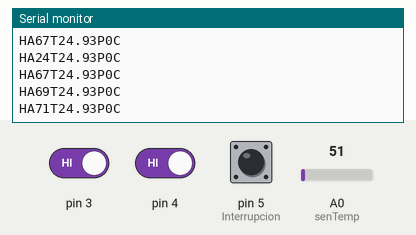
Bench run of a sketch on a simulated Arduino Uno, built with avr-gcc and run on an emulated ATmega328P. Shown: the last lines printed to the serial monitor. Inputs (shaded band) come from the test bench; at power-on: A0 (senTemp) = 51, pin 5 (Interrupcion) HIGH, pin 3 HIGH, pin 4 HIGH.

Above: at 1.2 s.
1.3 s: A0 (senTemp) set to 15
At 1.31 s:
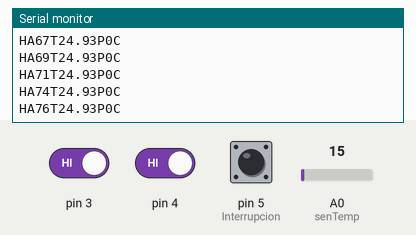
4.3 s: pin 5 (Interrupcion) pulled LOW for 0.15 s
5.9 s: pin 3 driven LOW
At 5.93 s:
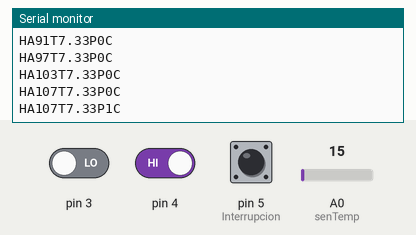
7.4 s: pin 4 driven LOW
8.9 s: A0 (senTemp) set to 30
At 8.91 s:
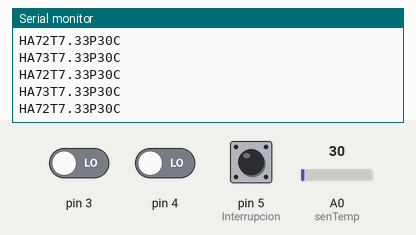
10.4 s: pin 5 (Interrupcion) pulled LOW for 1 s
Timing chart, 0 to 13.4 s (numbered marks = the images above; inputs shaded):
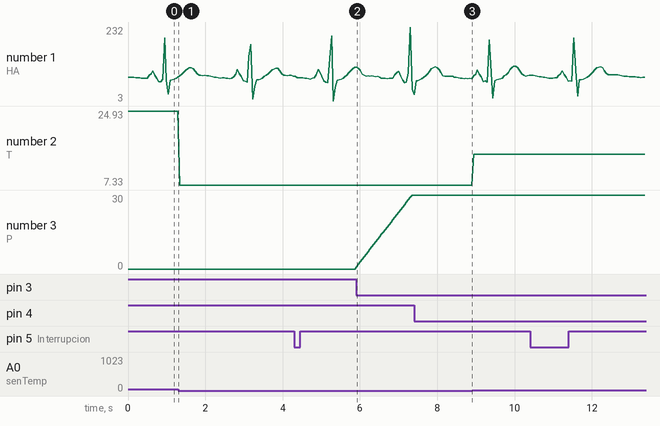

The sketch:

EnviarECG.ino
```cpp
#include <Arduino.h>
#include "Antirrebotes.h"

#define senTemp A0
//ECG 1000 datos, fs = 100Hz, t = 10s
const uint8_t ECG[] PROGMEM = {77,	76,	77,	75,	76,	76,	76,	74,	75,	73,	75,	73,	75,	73,	74,	74,	74,	73,	74,	72,	74,	78,	83,	84,	87,	98,	97,	87,	83,	79,	74,	63,	63,	63,	63,	59,	70,	117,	198,	230,	67,	0,	24,	48,	67,	66,	69,	67,	71,	70,	74,	73,	76,	77,	81,	82,	86,	87,	92,	94,	98,	101,	103,	105,	106,	105,	106,	106,	103,	100,	95,	90,	87,	85,	83,	82,	82,	82,	81,	82,	83,	82,	81,	81,	81,	80,	79,	78,	78,	77,	76,	76,	77,	77,	75,	75,	74,	76,	75,	75,	75,	74,	74,	75,	74,	73,	72,	74,	73,	76,	78,	83,	86,	90,	102,	97,	88,	81,	80,	71,	65,	64,	64,	64,	61,	84,	140,	201,	179,	67,	9,	19,	48,	65,	68,	68,	68,	72,	71,	74,	74,	76,	79,	81,	83,	85,	87,	91,	94,	97,	99,	104,	102,	105,	104,	104,	104,	99,	96,	93,	88,	86,	82,	83,	82,	81,	81,	82,	83,	81,	82,	79,	79,	78,	79,	77,	75,	78,	75,	74,	75,	74,	75,	75,	74,	74,	73,	73,	72,	75,	71,	73,	73,	73,	75,	82,	84,	88,	101,	97,	90,	82,	80,	72,	65,	65,	61,	65,	59,	80,	136,	204,	205,	72,	3,	14,	45,	66,	67,	69,	68,	71,	71,	74,	73,	78,	78,	82,	82,	86,	91,	90,	97,	98,	103,	103,	107,	106,	107,	107,	104,	101,	98,	92,	86,	85,	83,	81,	80,	83,	81,	82,	80,	80,	81,	82,	79,	79,	78,	78,	79,	75,	76,	73,	74,	74,	74,	73,	73,	75,	72,	72,	73,	72,	73,	73,	74,	79,	84,	86,	90,	102,	95,	87,	79,	77,	67,	62,	60,	63,	61,	56,	90,	169,	232,	145,	39,	1,	23,	52,	65,	65,	66,	69,	69,	71,	72,	74,	77,	80,	81,	84,	88,	90,	93,	99,	103,	103,	106,	106,	109,	109,	106,	104,	100,	95,	92,	85,	81,	80,	79,	79,	79,	79,	79,	81,	79,	79,	80,	78,	76,	77,	77,	74,	75,	73,	74,	72,	74,	73,	72,	71,	73,	71,	72,	69,	73,	70,	72,	74,	81,	85,	86,	96,	99,	93,	86,	78,	78,	66,	62,	61,	65,	62,	61,	100,	192,	253,	116,	21,	12,	37,	65,	66,	68,	67,	71,	71,	72,	72,	74,	77,	81,	82,	85,	88,	91,	93,	101,	103,	107,	106,	110,	110,	111,	109,	106,	100,	96,	92,	87,	83,	82,	80,	80,	80,	81,	83,	82,	82,	82,	82,	82,	80,	81,	79,	79,	79,	78,	77,	78,	76,	77,	76,	77,	74,	75,	73,	74,	73,	74,	73,	74,	73,	75,	73,	75,	75,	83,	86,	86,	96,	97,	90,	84,	78,	77,	64,	64,	61,	65,	62,	64,	105,	198,	255,	98,	13,	17,	42,	68,	67,	69,	68,	71,	70,	74,	74,	77,	79,	81,	83,	86,	88,	92,	94,	99,	102,	106,	107,	108,	108,	109,	108,	106,	101,	97,	93,	89,	85,	85,	84,	84,	84,	84,	84,	85,	85,	85,	85,	84,	83,	83,	82,	81,	81,	80,	79,	79,	78,	79,	78,	78,	77,	78,	77,	78,	77,	78,	77,	77,	75,	76,	74,	75,	74,	76,	75,	76,	75,	76,	80,	85,	87,	89,	101,	97,	88,	84,	79,	77,	65,	66,	63,	65,	61,	71,	118,	207,	242,	71,	1,	26,	53,	70,	67,	70,	69,	72,	71,	74,	74,	77,	79,	82,	83,	87,	88,	92,	95,	100,	102,	105,	106,	107,	108,	109,	107,	105,	100,	96,	91,	88,	85,	84,	84,	84,	83,	83,	83,	84,	83,	85,	84,	83,	82,	81,	81,	81,	80,	79,	80,	78,	78,	78,	77,	76,	76,	77,	76,	76,	77,	77,	77,	77,	76,	75,	76,	75,	76,	75,	76,	74,	76,	74,	75,	74,	77,	78,	85,	87,	88,	101,	98,	89,	85,	80,	77,	65,	67,	66,	66,	63,	73,	118,	194,	232,	79,	10,	21,	46,	70,	68,	69,	68,	71,	70,	72,	74,	77,	77,	79,	81,	85,	87,	89,	92,	97,	101,	104,	103,	105,	106,	107,	106,	105,	100,	96,	92,	88,	86,	84,	83,	83,	82,	83,	83,	83,	83,	82,	82,	81,	81,	79,	78,	77,	77,	77,	76,	76,	75,	76,	76,	75,	75,	75,	74,	75,	74,	75,	74,	75,	74,	75,	74,	75,	73,	74,	73,	75,	74,	74,	75,	81,	85,	88,	98,	99,	92,	84,	79,	78,	65,	66,	64,	65,	63,	72,	116,	192,	230,	89,	17,	14,	39,	64,	67,	69,	69,	71,	71,	72,	73,	77,	78,	81,	82,	87,	88,	92,	95,	99,	101,	104,	105,	107,	107,	107,	106,	104,	99,	95,	90,	87,	84,	85,	83,	83,	83,	83,	83,	83,	82,	82,	82,	80,	82,	79,	79,	78,	78,	79,	77,	76,	78,	76,	76,	76,	76,	76,	76,	76,	76,	76,	76,	74,	77,	74,	76,	74,	75,	74,	78,	74,	75,	77,	83,	88,	89,	99,	98,	91,	84,	81,	78,	66,	66,	65,	67,	63,	72,	119,	199,	238,	90,	14,	17,	42,	67,	67,	69,	69,	72,	72,	74,	74,	76,	78,	82,	83,	87,	89,	93,	95,	100,	102,	106,	108,	110,	109,	110,	107,	104,	100,	97,	92,	87,	85,	84,	83,	83,	83,	83,	83,	83,	83,	83,	82,	82,	82,	81,	80,	79,	78,	78,	78,	78,	76,	76,	75,	76,	74,	74,	74,	76,	74,	74,	73,	74,	74,	74,	74,	74,	73,	74,	72,	74,	73,	74,	77,	83,	86,	88,	100,	96,	89,	84,	79,	75,	64,	64,	62,	65,	60,	72,	121,	204,	237,	80,	6,	21,	46,	67,	66,	68,	67,	70,	68,	70,	71,	75,	76,	79,	81,	84,	86,	91,	93,	98,	101,	105,	105,	107,	106,	107,	105,	103,	98,	94,	90,	88,	85,	83,	82,	81,	82,	82,	82,	83,	83,	83,	83,	83,	82,	82,	81,	80,	79,	78,	77,	77,	77,	77,	77,	77,	77,	77,	76,	77,	77
};
float Temp = 0.0;
uint8_t pulso = 0;

//Antirrebotes botonAntirrebotespin3(3); // Crea una instancia de la clase Antirrebotes para el pin 2
//Antirrebotes botonAntirrebotespin4(4);

void setup() {
  Serial.begin(9600);
  pinMode(5, INPUT_PULLUP); //Interrupcion
}

void loop() {
  for(uint16_t i=0;i<1000;i=i+2){
    //float currenttime = micros();
    uint8_t dato = digitalRead(5);
    if (dato == 0) {
      Serial.println(2000);
    }
    // Temperatura
    Temp = analogRead(senTemp) * (5.0 / 1023.0);
    Temp = Temp / 0.01;
    // Pulso
    if (digitalRead(3) == 0){
      pulso = pulso + 1;
    }
    if (digitalRead(4) == 0){
      pulso = pulso - 1;
    }
    /*
    if (botonAntirrebotespin3.estadoBoton()) {
      pulso = pulso + 1;
    }
    if (botonAntirrebotespin4.estadoBoton()) {
      pulso = pulso - 1;
    }
    */
    Serial.println("HA" + String(pgm_read_byte(&(ECG[i]))) + 'T' + String(Temp) + 'P' + pulso + 'C');
    delay(49);
    //float time = micros() - currenttime;
    //Serial.println(time);
  }
}
```

Antirrebotes.cpp
```cpp
#include "Antirrebotes.h"
#include <Arduino.h>

Antirrebotes::Antirrebotes(int pin) {
    _pin = pin;
    pinMode(_pin, INPUT);
    _estadoBoton = LOW;
    _estadoAnterior = HIGH;
    _tiempoAnterior = 0;
}

bool Antirrebotes::estadoBoton() {
    int lecturaBoton = digitalRead(_pin);

    if (lecturaBoton != _estadoAnterior) {
        _tiempoAnterior = millis();
    }

    if (millis() - _tiempoAnterior > _intervaloDebounce) {
        if (lecturaBoton != _estadoBoton) {
            _estadoBoton = lecturaBoton;
            if (_estadoBoton == LOW) {
                return true; // El botón ha sido presionado
            }
        }
    }

    _estadoAnterior = lecturaBoton;
    return false; // El botón no ha sido presionado
}
```

Antirrebotes.h
```cpp
#ifndef Antirrebotes_h
#define Antirrebotes_h

class Antirrebotes {
public:
    Antirrebotes(int pin);
    bool estadoBoton();

private:
    int _pin;
    int _estadoBoton;
    int _estadoAnterior;
    unsigned long _tiempoAnterior;
    const long _intervaloDebounce = 50;
};

#endif
```

Measured:
- after the input at 5.9 s, the serial monitor: prints a new line at once (image 2)
- plotted number 2: 24.93 → 7.33 after the input at 1.3 s, 7.33 → 14.66 after the input at 8.9 s
- plotted number 3: 0 → 30 after the input at 5.9 s
